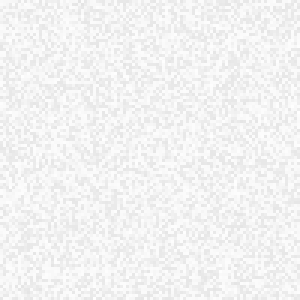
#> input picture wafer_data/bad_image/gan_line/0.png, 100 x 100 px (shown 3 times larger); its folder holds 4 pictures in this run
$ python wafer_denoising_pixel.py   (older library calls are emulated)
#> lines starting #> are read from the running program, lines starting #| are printed output that depends on the picture; after the words box and inside, x2 and y2 are one past the last pixel; in counts of white or black regions, pixels touching at a corner belong together
#!/usr/bin/env python3
# -*- coding: utf-8 -*-
"""
Created on Thu Nov  2 15:59:40 2017
@author: lee ji su
"""


import os
from os import path
import scipy.misc as sp_misc
from PIL import Image, ImageOps
from glob import glob


path_src = "../../wafer_data/bad_image/gan_line"
path_out = "../../wafer_data/bad_image/denoise_line"
abspath_src = path.abspath(path_src)
abspath_out = path.abspath(path_out)

file_paths = [path.join(abspath_src, name) for name in os.listdir(path_src) if path.isfile(path.join(abspath_src, name))]

bad_list = sorted(glob(path_src + '/' + '*.png'))
bad_data = list((sp_misc.imresize(sp_misc.imread(bad), size=(100,100))) for bad in bad_list)
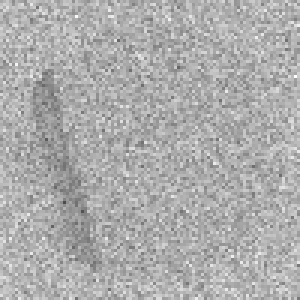
#> input picture wafer_data/bad_image/gan_line/19.png, 100 x 100 px (shown 3 times larger)
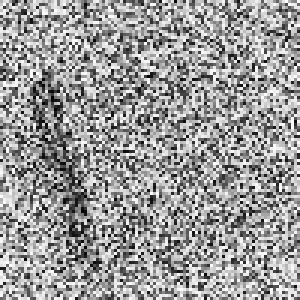
#> input picture wafer_data/bad_image/gan_line/29.png, 100 x 100 px (shown 3 times larger)
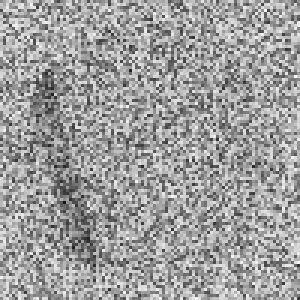
#> input picture wafer_data/bad_image/gan_line/39.png, 100 x 100 px (shown 3 times larger)
#> bad_data = 4 items
noise = 10

for idx, val in enumerate(bad_data):
    val[val < noise] = 0
    val[val >= noise] = 255
    val = 255 - val
    #img = Image.fromarray(val).resize((80, 80)).resize((100, 100))
    img = Image.fromarray(val).resize((100, 100))
    img = ImageOps.invert(img)
    img_filename = abspath_out + '//_' + str(idx) + '.png'
    img.save(img_filename)
#> this loop made 4 passes
#> pass 3, `val = 255 - val`:
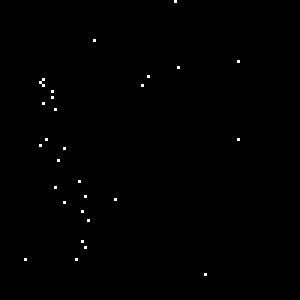
#> val: shape (100, 100) (shown 3 times larger); 0.3% white in thin lines or dots, all inside (x1, y1, x2, y2) = (8, 0, 80, 92)
